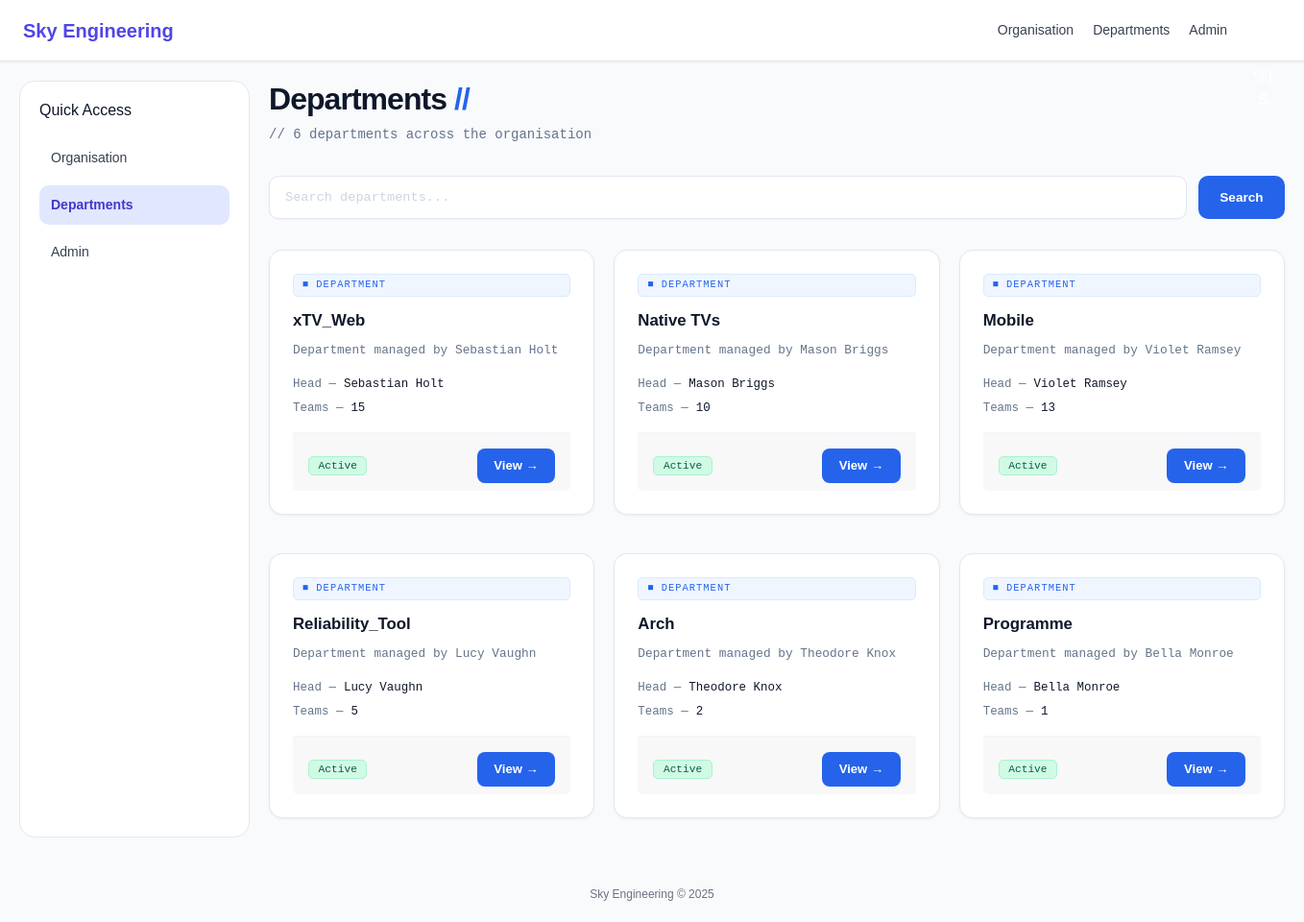
The page /departments/ (signed in) on the database its author committed.
### sky/models.py (models this page shows, shortened)
class Department(models.Model):
    department_name = models.CharField(max_length=200, unique=True, default='Unknown')
    department_description = models.TextField(blank=True, default='')
    department_head = models.ForeignKey(
        User,
        on_delete=models.SET_NULL,
        null=True,
        blank=True,
        related_name='headed_departments'
    )

### sky/views.py (the view)
# urls.py: path('departments/', views.department_list, name='department_list'),
@login_required
def department_list(request):
    query = request.GET.get('q', '')
    departments = Department.objects.prefetch_related('teams')
    if query:
        departments = departments.filter(department_name__icontains=query)
    return render(request, 'sky/department_list.html', {
        'departments': departments,
        'query': query,
    })

### sky/templates/sky/department_list.html (shortened to what this page needs)
{% extends "sky/base.html" %}
{% block nav_dept %}active{% endblock %}
{% block content %}
<div class="page-header">
    <h1>Departments <span>//</span></h1>
    <p>// {{ departments.count }} departments across the organisation</p>
</div>
<form method="get" class="search-bar">
    <input type="text" name="q" value="{{ query }}" class="search-input" placeholder="Search departments...">
    <button type="submit" class="search-btn">Search</button>
</form>
<div class="cards-grid">
    {% for dept in departments %}
    <div class="card">
        <div class="card-tag">&#9632; Department</div>
        <div class="card-title">{{ dept.department_name }}</div>
        <div class="card-desc">{{ dept.department_description|truncatechars:100 }}</div>
        <div class="card-meta">
            <div class="card-meta-row">
                <span class="card-meta-label">Head —</span>
                <span class="card-meta-value">{{ dept.department_head.get_full_name|default:"Not assigned" }}</span>
            </div>
            <div class="card-meta-row">
                <span class="card-meta-label">Teams —</span>
                <span class="card-meta-value">{{ dept.teams.count }}</span>
            </div>
        </div>
        <div class="card-footer">
            <span class="badge badge-green">Active</span>
            <a href="/departments/{{ dept.id }}/" class="btn btn-primary">View &rarr;</a>
        </div>
    </div>
    {% empty %}
    <div class="empty" style="grid-column: 1 / -1;">
        No departments found{% if query %} for "{{ query }}"{% endif %}.
    </div>
    {% endfor %}
</div>
{% endblock %}

### sky/templates/sky/base.html (shortened to what this page needs)
{% load static %}
<!DOCTYPE html>
<html lang="en">
  <head>
    <link
      href="https://cdn.jsdelivr.net/npm/bootstrap@5.3.8/dist/css/bootstrap.min.css"
      rel="stylesheet"
    />
    <link rel="stylesheet" href="{% static 'sky/css/global.css' %}" />
  </head>
  <body>
    <nav class="topbar">
      <div class="brand">
        <a
          href="/"
          style="
            text-decoration: none;
            color: #4f46e5;
            font-size: 20px;
            font-weight: bold;
          "
          >Sky Engineering</a
        >
      </div>
      <div class="nav-links">
        <a href="/organisation/">Organisation</a>
        <a href="/departments/">Departments</a>
        <a href="/admin/">Admin</a>
        {% if user.is_authenticated %}
        <div class="profile-dropdown">
        </div>
        {% else %}
        <a href="/login/">Login</a>
        {% endif %}
      </div>
    </nav>
    <div class="page-wrapper">
      <aside class="sidebar">
        <h4>Quick Access</h4>
        <a href="/organisation/" class="{% block nav_org %}{% endblock %}"
          >Organisation</a
        >
        <a href="/departments/" class="{% block nav_dept %}{% endblock %}"
          >Departments</a
        >
        <a href="/admin/">Admin</a>
      </aside>
      <div class="main-content">
         {% block content %} {% endblock %}
      </div>
    </div>
    <div class="footer">Sky Engineering © 2025</div>
  </body>
</html>

### rows shown on the page
Department: department_name "xTV_Web", department_description "Department managed by Sebastian Holt", department_head.get_full_name "Sebastian Holt", teams.count "15"
Department: department_name "Native TVs", department_description "Department managed by Mason Briggs", department_head.get_full_name "Mason Briggs", teams.count "10"
Department: department_name "Mobile", department_description "Department managed by Violet Ramsey", department_head.get_full_name "Violet Ramsey", teams.count "13"
Department: department_name "Reliability_Tool", department_description "Department managed by Lucy Vaughn", department_head.get_full_name "Lucy Vaughn", teams.count "5"
Department: department_name "Arch", department_description "Department managed by Theodore Knox", department_head.get_full_name "Theodore Knox", teams.count "2"
Department: department_name "Programme", department_description "Department managed by Bella Monroe", department_head.get_full_name "Bella Monroe", teams.count "1"

### other values the page prints
{{ departments.count }} "6"
